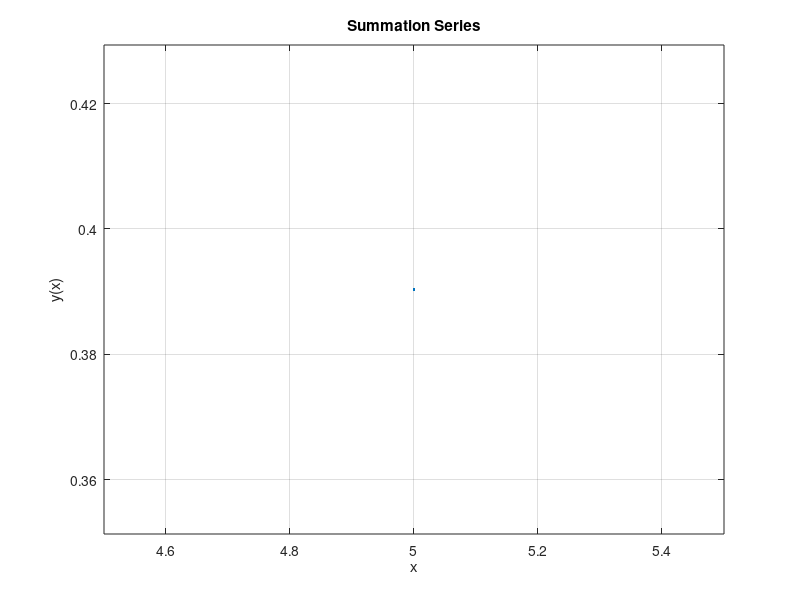

The MATLAB script that drew this image:
% Anthony Sevarino
% CET 3464 - Summer 2024
% Professor Massod Ejaz
% Matlab Homework 3
% Exercise 22
%---------------------------------------
z = input('Enter the values of zeta as a vector: ');
x = input('Enter the values of x over which the summation series will be evaluated and plotted: ');
y = zeros(size(x));

for k=1:length(z)
  y = y + (1-(1/sqrt(1-z(k).^2)).*exp(-z(k).*x).*sin(sqrt(1-z(k).^2).*x+acos(z(k))))
end

plot(x, y, 'Linewidth', 3), xlabel('x'), ylabel('y(x)'), title('Summation Series'), grid, axis('tight')

0:pi/100:5*pi
[0.1 0.2 0.3]

